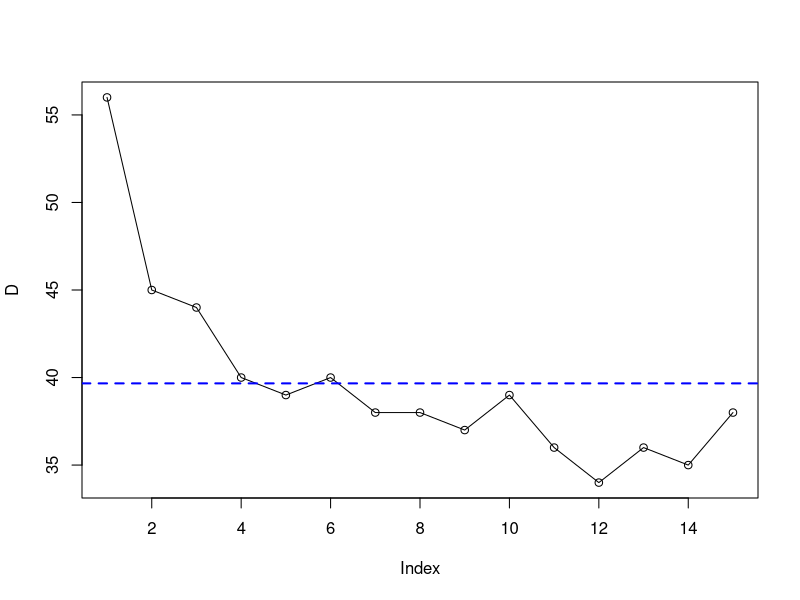

The R source for this figure:
# Recordando o conteúdo do Encontro 02:
# Medidas de posição e de dispersão.
D <- c(56,45,44,40,39,40,38,38,37,39,36,34,36,35,38)

mean(D)  # Média amostral
sd(D)    # Desvio padrão (variância: função var)
CV <- 100*sd(D)/mean(D)  # Calcula o coeficiente de variação (CV%)
CV   # Exibe o valor do CV% no console ("nome da variável + ENTER")

min(D)		# Valor mínimo
max(D)		# Valor máximo
range(D)	# Amplitude: retorna um vetor!

# =========================================================== #
# Encontro 02: gráfico de linhas de um vetor (type = "o")
plot(D,type = "o")

# Insere uma linha horizontal, representando a duração média
# IMPORTANTE: o gráfico de pontos deve estar visível em tela!
# Opções: h = altura da linha no eixo y
#         lty = tipo de linha (2 = tracejado)
#         lwd = espessura da linha (padrão = 1)
#         col = cor da linha
abline(h = mean(D),lty = 2,lwd = 2,col = "blue")
